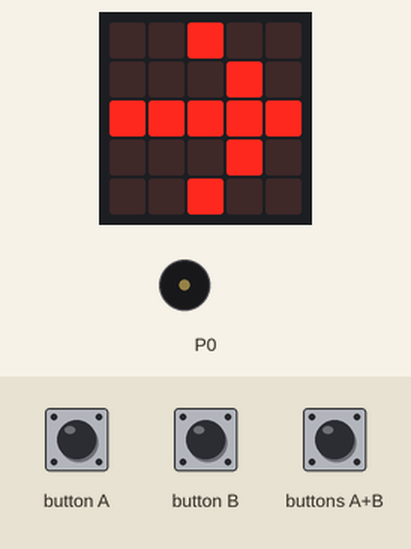
Recording of a program running on a simulated BBC micro:bit (MakeCode). On the bench: the board's 5×5 LED display, buzzer (waves = sounding). Inputs (shaded band) come from the test bench. Random numbers come from a fixed seed.

Above: at 6.9 s.
At 22.1 s:
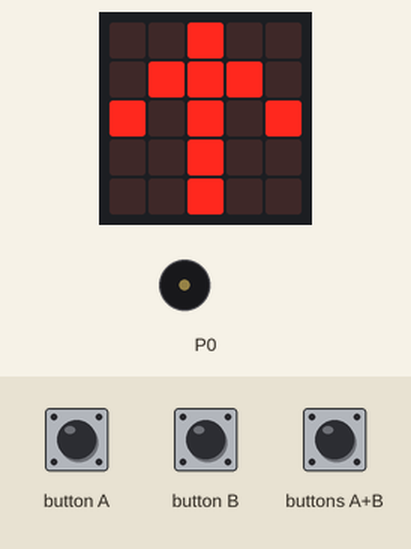
22.2 s: buttons A+B pressed for 0.15 s
At 22.58 s:
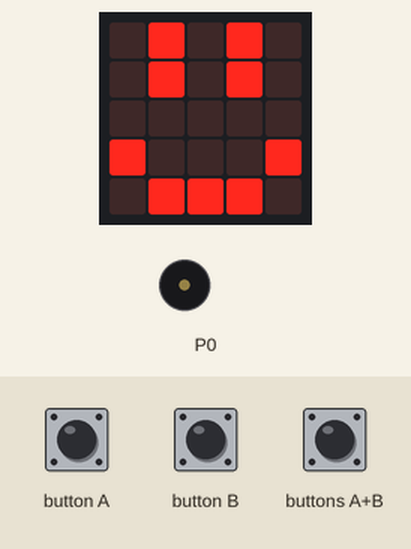
At 25.7 s:
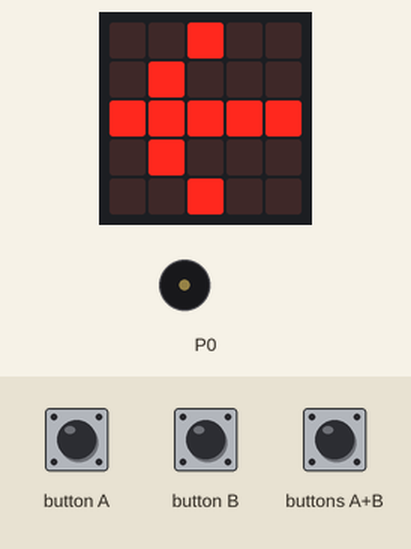
Timing chart, 0 to 28.9 s (numbered marks = the images above; inputs shaded):
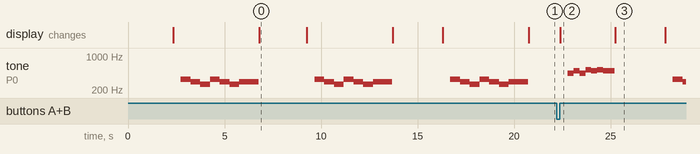

The program:

main.ts
```typescript
function seta_esquerda () {
    basic.showLeds(`
        . . # . .
        . # . . .
        # # # # #
        . # . . .
        . . # . .
        `)
}
function tocar_musica_sucesso () {
    basic.showLeds(`
        . # . # .
        . # . # .
        . . . . .
        # . . . #
        . # # # .
        `)
    music.playMelody("A B A C5 B C5 B B ", 200)
}
function seta_direita () {
    basic.showLeds(`
        . . # . .
        . . . # .
        # # # # #
        . . . # .
        . . # . .
        `)
}
input.onButtonPressed(Button.A, function () {
    if (status == 2) {
        if (seta == 0) {
            status = 3
        } else {
            status = 4
        }
    }
})
function tocar_musica_falha () {
    basic.showLeds(`
        . # . # .
        . # . # .
        . . . . .
        . # # # .
        # . . . #
        `)
    music.playMelody("E D C E D C D D ", 120)
}
input.onButtonPressed(Button.AB, function () {
    if (status == 2) {
        if (seta == 1) {
            status = 3
        } else {
            status = 4
        }
    }
})
input.onButtonPressed(Button.B, function () {
    if (status == 2) {
        if (seta == 2) {
            status = 3
        } else {
            status = 4
        }
    }
})
function seta_cima () {
    basic.showLeds(`
        . . # . .
        . # # # .
        # . # . #
        . . # . .
        . . # . .
        `)
}
let loops2 = 0
let seta = 0
let status = 0
status = 1
let max_loops = 15
basic.forever(function () {
    if (status == 1) {
        loops2 = 0
        seta = randint(0, 2)
        if (seta == 0) {
            seta_esquerda()
        } else if (seta == 1) {
            seta_cima()
        } else {
            seta_direita()
        }
        status = 2
    } else if (status == 2) {
        basic.pause(100)
        loops2 += 1
        if (loops2 > max_loops) {
            max_loops += 1
            status = 4
        }
    } else if (status == 3) {
        max_loops = max_loops - 1
        tocar_musica_sucesso()
        status = 1
    } else {
        tocar_musica_falha()
        status = 1
    }
})
```

test.ts
```typescript
// testes vão aqui; isto não será compilado quando este pacote for usado como uma extensão.
```

Measured:
- by itself, tone on P0: repeats every 6.9 s: 294 Hz 0.51 s, 262 Hz 0.51 s, 330 Hz 0.51 s, 294 Hz 0.51 s, 262 Hz 0.51 s, 294 Hz 1.0 s, silent 2.9 s, 330 Hz 0.51 s
- what the display in image 0 shows lasts 2.5 s, from 6.8 s to 9.3 s
- what the display in image 2 shows lasts 2.8 s, from 22.4 s to 25.2 s
